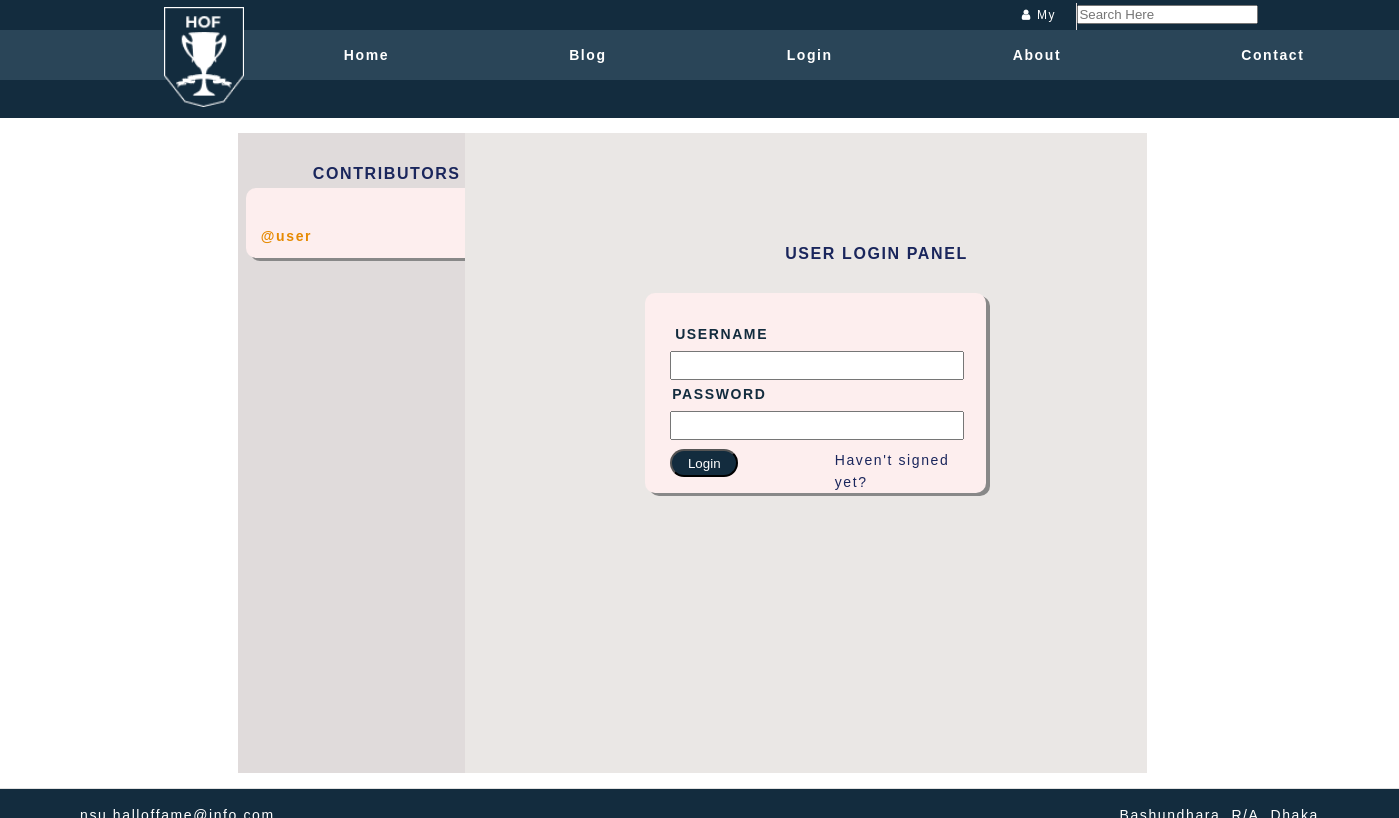
The page /login.php?login_first on the database as committed earlier.
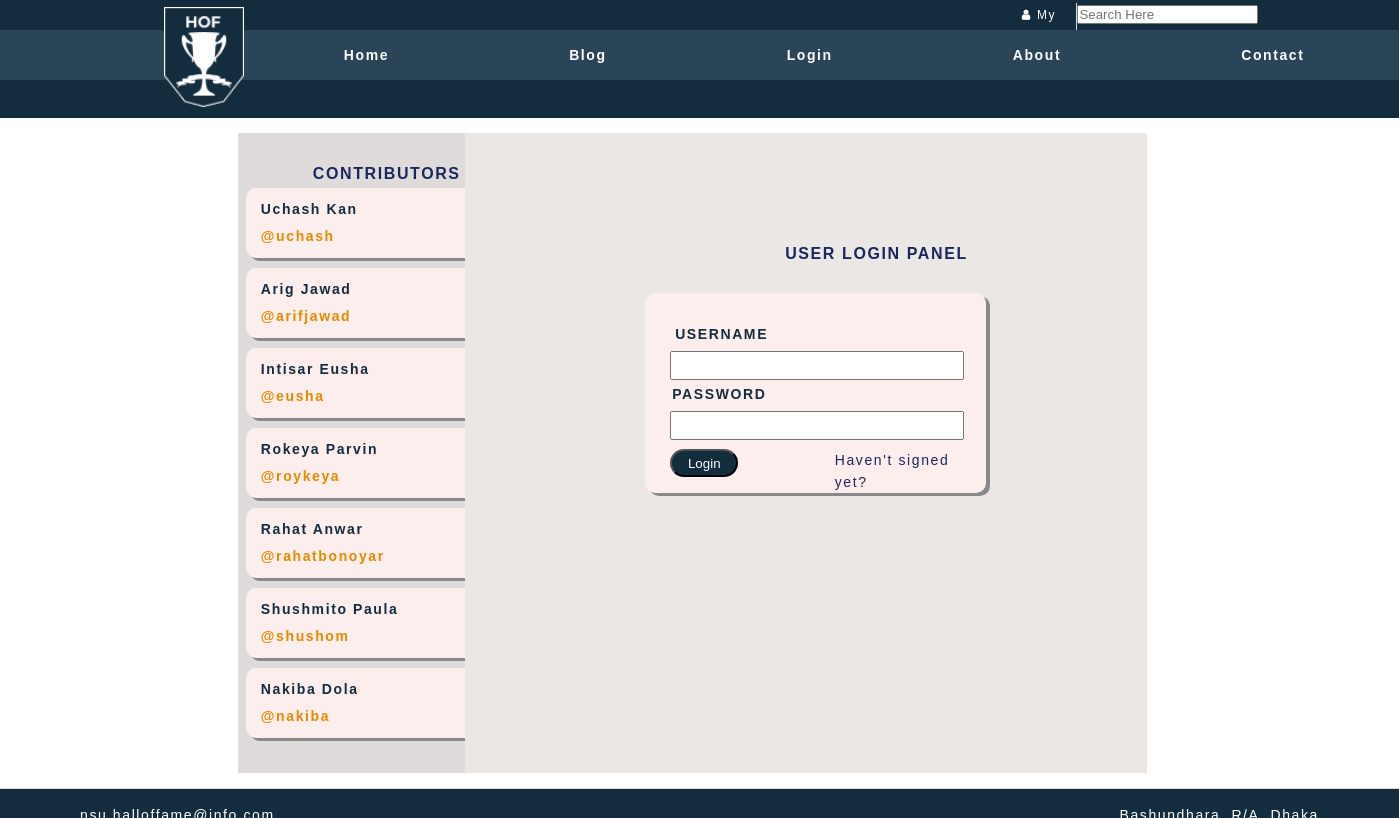
The same page on the database as committed later.
### tables this page shows
CREATE TABLE `user` (
  `id` int(11) NOT NULL,
  `date_time` varchar(50) NOT NULL,
  `username` varchar(50) NOT NULL,
  `password` varchar(50) NOT NULL,
  `email` varchar(55) NOT NULL,
  `phone` varchar(55) NOT NULL,
  `fullname` varchar(55) NOT NULL
);

### includes/functions.php (called while the page is built, shortened)
<?php
require_once('dbconnect.php');
function Query ($query) {
	global $con;
	try {
		$exec = mysqli_query($con,$query) or die(mysqli_error($con));
		if($exec) {
			return $exec;
		}
	}catch (Exception $e) {
		echo $e->getMessage();
	}
	return false;
}
?>

### login.php (the view, shortened to what this page needs)
<?php
	require_once('./includes/functions.php');
?>
<!DOCTYPE html>
<html lang="en">
  <head>
    <link rel="stylesheet" href="https://use.typekit.net/nfp7kim.css">
    <link rel="stylesheet" href="https://cdnjs.cloudflare.com/ajax/libs/font-awesome/4.7.0/css/font-awesome.min.css">
    <link rel="stylesheet" href="css/style.css">
  </head>
  <body>
    <div class="header-position">
      <header class="container-header">
        <div class="top-nav">
          <div class="container-top">
            <nav class="navbar-top">
              <div class="collapse-top">
                <ul class="navbar-nav">
                  <li class="nav-item">
<?php
	if(isset($_SESSION["username"])){
		echo '
		<a class="nav-link" href="profile.php">
		<i class="fa fa-user"></i>' . $_SESSION["username"] . '
		';
	}else{
		echo '
		<a class="nav-link" href="login.php">
		<i class="fa fa-user"></i> My Account
		';
	}
?>
                  </a>
                </li>
              <li class="top-search">
                <form>
                  <input type="text" name="search" id="search" placeholder="Search Here">
                </form>
              </li>
              </ul>
          </div>
          </nav>
        </div>
    </div>
    <div class="header-middle">
      <div class="container-middle">
        <div class="menu">
          <nav class="navbar-middle">
            <a class="navbar-brand" href="">
              <img src="./images/logo.png" alt="">
            </a>
            <div class="collapse-middle">
              <ul class="navbar-nav">
                <li>
                  <a href="index.php">Home
                  </a>
                </li>
                <li>
                  <a href="blog.php">Blog
                  </a>
                </li>
                <li>
                  <a href="login.php">Login
                  </a>
                </li>
                <li>
                  <a href="about.php">About
                  </a>
                </li>
                <li>
                  <a href="contact.php">Contact
                  </a>
                </li>
              </ul>
            </div>
          </nav>
        </div>
      </div>
    </div>
    </header>
  <div class="date-bar">
  </div>
  </div>
<div class="contents">
  <div class="body-content">
    <div class="body-left">
      <div class="body-left-1">
        <p class="blog align1">Contributors
        </p>
        <div class="container">
<?php
	$sql = "SELECT * FROM user Limit 7";
	$exec = Query($sql);
	if (mysqli_num_rows($exec) > 0) {
		while ($category = mysqli_fetch_assoc($exec)) {
?>
          <div class="row">
            <div class="col-12">
              <div class="blog-content">
                <a href="" class="top-blog">
                  <?php echo $category['fullname'] ?>
                </a>
                <span>@<?php echo $category['username'] ?>
                </span>
              </div>
            </div>
          </div>
<?php
		}
	}
?>
        </div>
      </div>
    </div>
    <div class="body-right">
      <p class="blog align6">USER LOGIN PANEL
      </p>
      <div class="std-login">
        <form action="login.php" method="POST">
          <label class="admin-label al1" for="fname">USERNAME
          </label>
          <br>
          <input class="field f33" type="text" id="fname" name="username">
          <br>
          <label class="admin-label al2" for="lname">PASSWORD
          </label>
          <br>
          <input class="field f44" type="password" id="lname" type="password" name="password">
          <br>
          <br>
          <input class="submit s2" type="submit" name="submit" value="Login">
        </form>
        <a href="signup.php" class="forgot">Haven't signed yet?
        </a>
      </div>
    </div>
  </div>
</div>
<footer class="foot">
  <p class="comp">nsu.halloffame@info.com
  </p>
  <p class="comp3">Bashundhara, R/A, Dhaka
  </p>
</footer>
</body>
</html>

Rows that differ between the two databases and show on the page:
removed user: username "user"
added user: fullname "Uchash Kan", username "uchash"
added user: fullname "Arig Jawad", username "arifjawad"
added user: fullname "Intisar Eusha", username "eusha"
added user: fullname "Rokeya Parvin", username "roykeya"
added user: fullname "Rahat Anwar", username "rahatbonoyar"
added user: fullname "Shushmito Paula", username "shushom"
added user: fullname "Nakiba Dola", username "nakiba"
